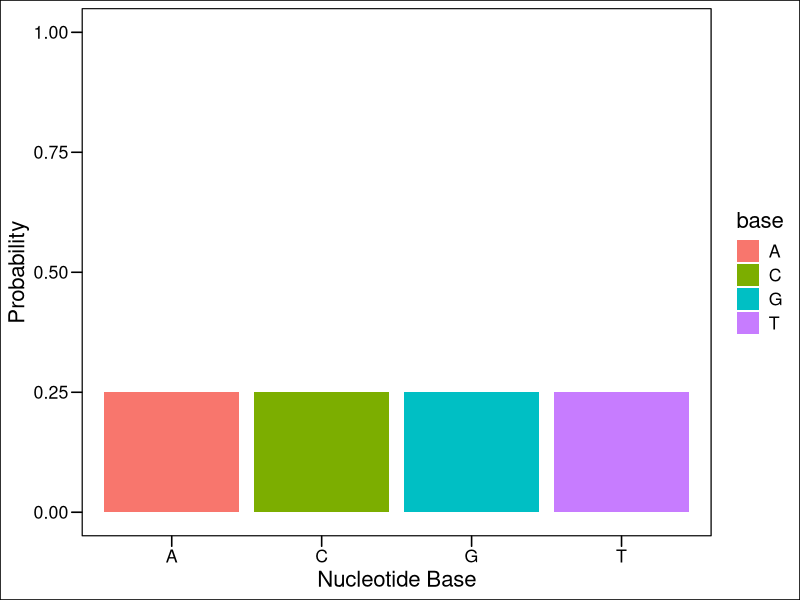

The R source for this figure:
## ---- chunk 1
size_b = 1
size_sample_space = 1000
prob_b = size_b / size_sample_space

# show the result
prob_b
## ---- chunk 2
library(ggplot2)
library(ggthemes)

df <- data.frame(
  base = c("A", "C", "G", "T"),
  prob = 0.25
)

ggplot(data = df) + 
  geom_col(aes(x = base, y = prob, fill = base)) +
  ggthemes::theme_base() + 
  labs(x = "Nucleotide Base", y = "Probability") + 
  ylim(c(0,1))
